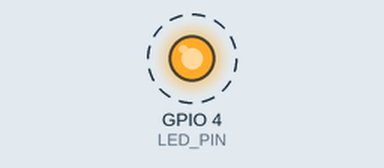
This sketch was run on a simulated ESP32-S3. Parts: output pins drawn as LEDs (lit = HIGH). Dashed ring = blinking.

Above: at 0.1 s.
Timing chart, 0 to 3.0 s (numbered marks = the images above):
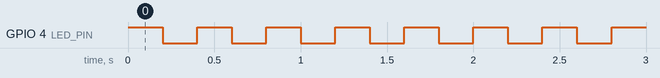

The sketch:

Fast_Blink.ino
```cpp
// Project: Fast Blink
// Board: ESP32-S3
// LED Pin: GPIO 4

const int LED_PIN = 4;

void setup() {
  pinMode(LED_PIN, OUTPUT);
}

void loop() {
  digitalWrite(LED_PIN, HIGH);
  delay(200);

  digitalWrite(LED_PIN, LOW);
  delay(200);
}
```

Measured:
- by itself, GPIO 4 (LED_PIN): alternates HIGH for 0.20 s and LOW for 0.20 s
